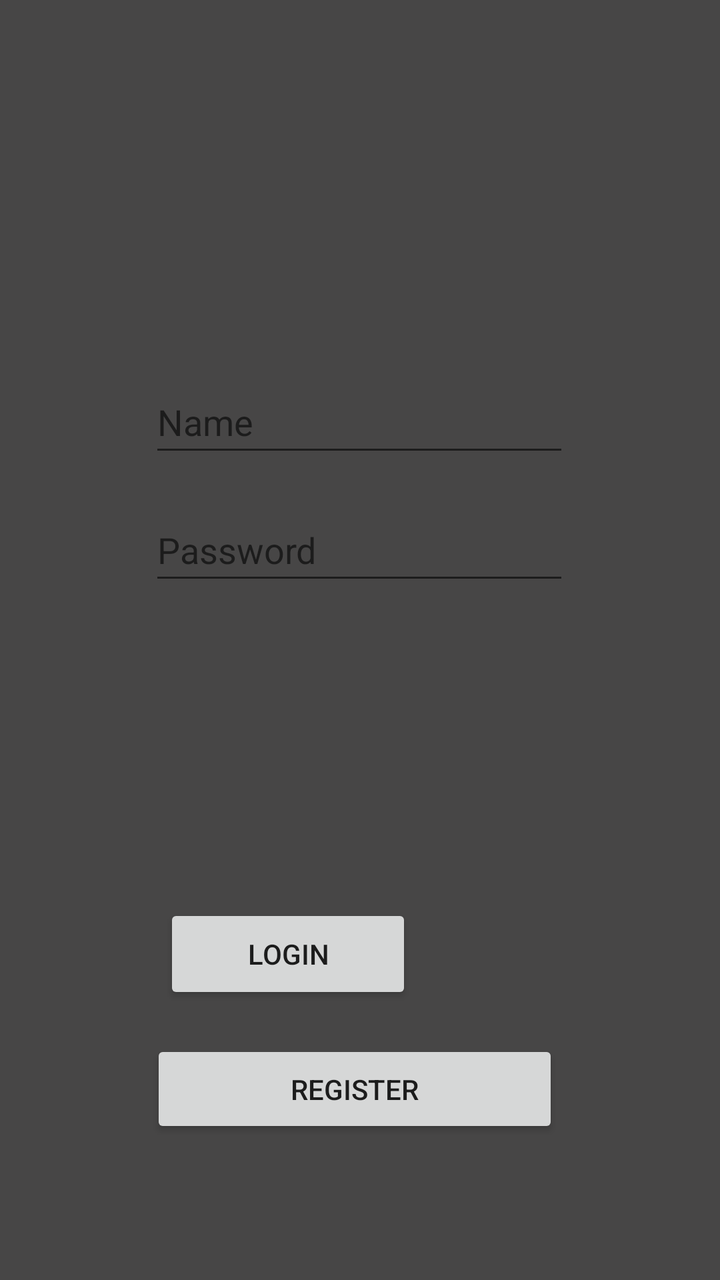
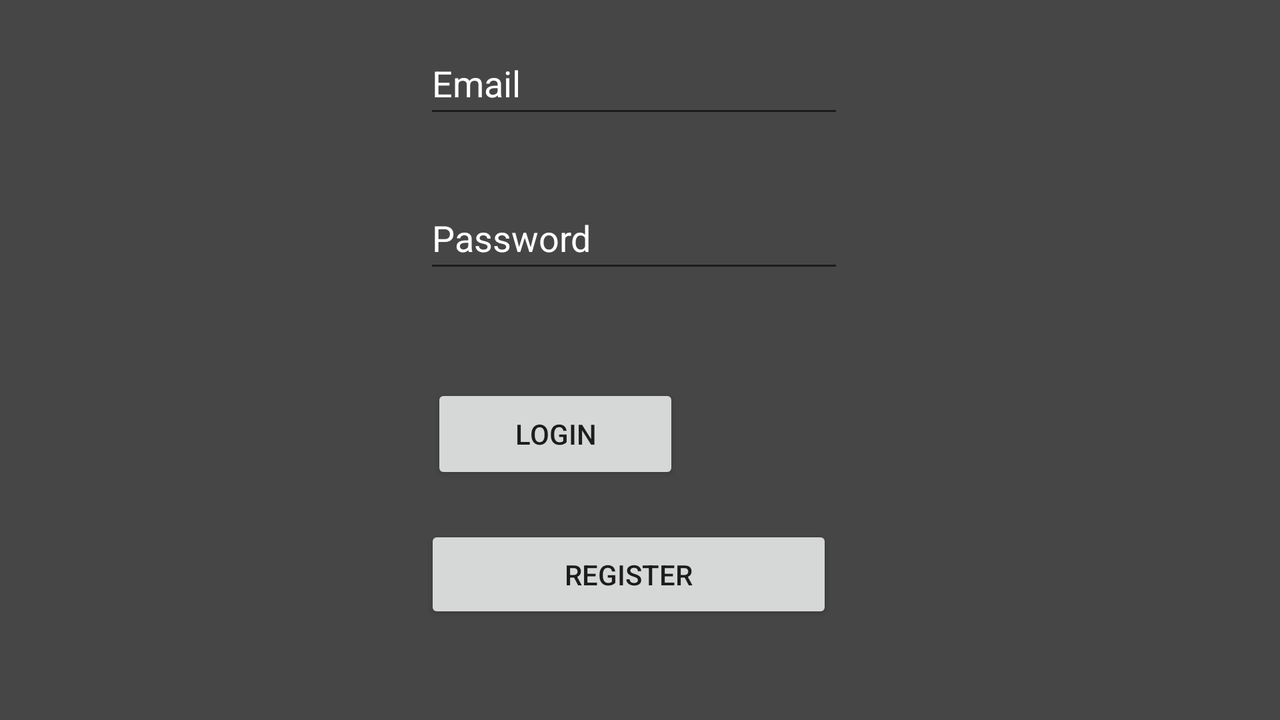

Compare how this app lays out the same screen by default and in its alternative resource folder. The renders come first, then the two layout files and the values they reference.
<!-- AndroidManifest.xml: application theme Theme.MyApplication -->
<!-- res/layout/activity_login.xml -->
<?xml version="1.0" encoding="utf-8"?>
<androidx.constraintlayout.widget.ConstraintLayout xmlns:android="http://schemas.android.com/apk/res/android"
    xmlns:app="http://schemas.android.com/apk/res-auto"
    xmlns:tools="http://schemas.android.com/tools"
    android:layout_width="match_parent"
    android:layout_height="match_parent"
    android:background="#474646">

    <EditText
        android:id="@+id/editTextNameLogin"
        android:layout_width="wrap_content"
        android:layout_height="wrap_content"
        android:ems="10"
        android:hint="@string/name"
        android:inputType="textPersonName"
        android:minHeight="48dp"
        app:layout_constraintBottom_toBottomOf="parent"
        app:layout_constraintEnd_toEndOf="parent"
        app:layout_constraintHorizontal_bias="0.497"
        app:layout_constraintStart_toStartOf="parent"
        app:layout_constraintTop_toTopOf="parent"
        app:layout_constraintVertical_bias="0.313" />

    <EditText
        android:id="@+id/editTextPasswordLogin"
        android:layout_width="wrap_content"
        android:layout_height="wrap_content"
        android:ems="10"
        android:hint="@string/password"
        android:inputType="textPassword"
        android:minHeight="48dp"
        app:layout_constraintBottom_toBottomOf="parent"
        app:layout_constraintEnd_toEndOf="parent"
        app:layout_constraintHorizontal_bias="0.497"
        app:layout_constraintStart_toStartOf="parent"
        app:layout_constraintTop_toBottomOf="@+id/editTextNameLogin"
        app:layout_constraintVertical_bias="0.045" />

    <Button
        android:id="@+id/button"
        android:layout_width="124dp"
        android:layout_height="50dp"
        android:onClick="onActuallyLoginClick"
        android:text="@string/login"
        app:layout_constraintBottom_toBottomOf="parent"
        app:layout_constraintEnd_toEndOf="parent"
        app:layout_constraintHorizontal_bias="0.348"
        app:layout_constraintStart_toStartOf="parent"
        app:layout_constraintTop_toBottomOf="@+id/editTextPasswordLogin"
        app:layout_constraintVertical_bias="0.528" />

    <Button
        android:id="@+id/button2"
        android:layout_width="204dp"
        android:layout_height="49dp"
        android:layout_marginTop="18dp"
        android:onClick="onRegisterClick"
        android:text="@string/register"
        app:layout_constraintBottom_toBottomOf="parent"
        app:layout_constraintEnd_toEndOf="parent"
        app:layout_constraintHorizontal_bias="0.483"
        app:layout_constraintStart_toStartOf="parent"
        app:layout_constraintTop_toBottomOf="@+id/button"
        app:layout_constraintVertical_bias="0.0" />

    <Button
        android:id="@+id/button3"
        android:layout_width="48dp"
        android:layout_height="48dp"
        android:background="@drawable/googleg_disabled_color_18"
        android:onClick="onGoogleLoginClick"
        app:layout_constraintBottom_toBottomOf="parent"
        app:layout_constraintEnd_toEndOf="parent"
        app:layout_constraintHorizontal_bias="0.235"
        app:layout_constraintStart_toEndOf="@+id/button"
        app:layout_constraintTop_toBottomOf="@+id/editTextPasswordLogin"
        app:layout_constraintVertical_bias="0.531"
        tools:ignore="SpeakableTextPresentCheck" />
</androidx.constraintlayout.widget.ConstraintLayout>
<!-- resources referenced by this layout -->
<resources>
  <string name="login">Login</string>
  <string name="name">Name</string>
  <string name="password">Password</string>
  <string name="register">Register</string>
  <style name="Theme.MyApplication" parent="Theme.MaterialComponents.DayNight.DarkActionBar">
          
          <item name="colorPrimary">#FFC107</item>
          <item name="colorPrimaryVariant">#083178</item>
          <item name="colorOnPrimary">@color/black</item>
          
          <item name="colorSecondary">@color/black</item>
          <item name="colorSecondaryVariant">@color/black</item>
          <item name="colorOnSecondary">@color/black</item>
          
          <item name="android:statusBarColor" tools:targetApi="l">?attr/colorPrimaryVariant</item>
          
      </style>
  <color name="black">#FF000000</color>
</resources>
<!-- res/layout-land/activity_login.xml (the author's variant of the layout above) -->
<!-- drawn on the phone turned sideways -->
<?xml version="1.0" encoding="utf-8"?>
<ScrollView xmlns:android="http://schemas.android.com/apk/res/android"
    xmlns:app="http://schemas.android.com/apk/res-auto"
    xmlns:tools="http://schemas.android.com/tools"
    android:layout_width="match_parent"
    android:layout_height="match_parent"
    android:fillViewport="true"
   >

    <androidx.constraintlayout.widget.ConstraintLayout
        android:layout_width="match_parent"
        android:layout_height="match_parent"
        android:background="@color/GrayBG">


        <EditText
            android:id="@+id/editTextNameLogin"
            android:layout_width="wrap_content"
            android:layout_height="wrap_content"
            android:layout_marginTop="16dp"
            android:ems="10"
            android:hint="@string/email"
            android:inputType="textPersonName"
            android:minHeight="48dp"
            android:textColor="#FFFFFF"
            android:textColorHint="#FFFFFF"
            app:layout_constraintEnd_toEndOf="parent"
            app:layout_constraintHorizontal_bias="0.493"
            app:layout_constraintStart_toStartOf="parent"
            app:layout_constraintTop_toTopOf="parent" />

        <EditText
            android:id="@+id/editTextPasswordLogin"
            android:layout_width="wrap_content"
            android:layout_height="wrap_content"
            android:ems="10"
            android:hint="@string/password"
            android:inputType="textPassword"
            android:minHeight="48dp"
            android:textColor="#FFFFFF"
            android:textColorHint="#FFFFFF"
            app:layout_constraintBottom_toBottomOf="parent"
            app:layout_constraintEnd_toEndOf="parent"
            app:layout_constraintHorizontal_bias="0.493"
            app:layout_constraintStart_toStartOf="parent"
            app:layout_constraintTop_toBottomOf="@+id/editTextNameLogin"
            app:layout_constraintVertical_bias="0.118" />

        <Button
            android:id="@+id/button"
            android:layout_width="124dp"
            android:layout_height="50dp"
            android:layout_marginTop="48dp"
            android:onClick="onActuallyLoginClick"
            android:text="@string/login"
            app:layout_constraintBottom_toBottomOf="parent"
            app:layout_constraintEnd_toEndOf="parent"
            app:layout_constraintHorizontal_bias="0.418"
            app:layout_constraintStart_toStartOf="parent"
            app:layout_constraintTop_toBottomOf="@+id/editTextPasswordLogin"
            app:layout_constraintVertical_bias="0.021" />

        <Button
            android:id="@+id/button2"
            android:layout_width="204dp"
            android:layout_height="49dp"
            android:layout_marginTop="18dp"
            android:onClick="onRegisterClick"
            android:text="@string/register"
            app:layout_constraintBottom_toBottomOf="parent"
            app:layout_constraintEnd_toEndOf="parent"
            app:layout_constraintHorizontal_bias="0.487"
            app:layout_constraintStart_toStartOf="parent"
            app:layout_constraintTop_toBottomOf="@+id/button"
            app:layout_constraintVertical_bias="0.053" />

        <Button
            android:id="@+id/button3"
            android:layout_width="48dp"
            android:layout_height="48dp"
            android:layout_marginTop="52dp"
            android:background="@drawable/googleg_disabled_color_18"
            android:onClick="onGoogleLoginClick"
            app:layout_constraintEnd_toEndOf="parent"
            app:layout_constraintHorizontal_bias="0.124"
            app:layout_constraintStart_toEndOf="@+id/button"
            app:layout_constraintTop_toBottomOf="@+id/editTextPasswordLogin"
            tools:ignore="SpeakableTextPresentCheck" />
    </androidx.constraintlayout.widget.ConstraintLayout>


</ScrollView>
<!-- resources referenced by the variant -->
<!-- as the phone turned sideways resolves them -->
<resources>
  <color name="GrayBG">#474646</color>
  <string name="email">Email</string>
  <string name="login">Login</string>
  <string name="password">Password</string>
  <string name="register">Register</string>
  <style name="Theme.MyApplication" parent="Theme.MaterialComponents.DayNight.DarkActionBar">
          
          <item name="colorPrimary">#FFC107</item>
          <item name="colorPrimaryVariant">#083178</item>
          <item name="colorOnPrimary">@color/black</item>
          
          <item name="colorSecondary">@color/black</item>
          <item name="colorSecondaryVariant">@color/black</item>
          <item name="colorOnSecondary">@color/black</item>
          
          <item name="android:statusBarColor" tools:targetApi="l">?attr/colorPrimaryVariant</item>
          
      </style>
  <color name="black">#FF000000</color>
</resources>
